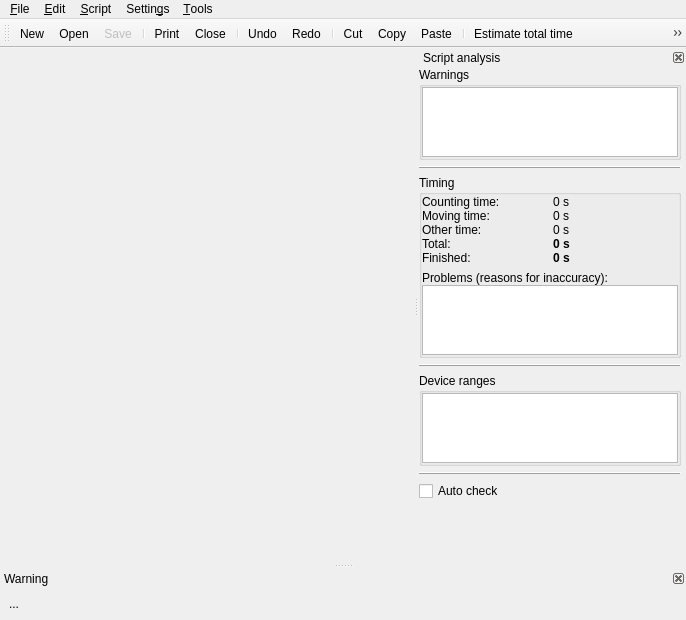
<?xml version="1.0" encoding="UTF-8"?>
<ui version="4.0">
 <class>UserEditor</class>
 <widget class="QMainWindow" name="UserEditor">
  <property name="geometry">
   <rect>
    <x>0</x>
    <y>0</y>
    <width>686</width>
    <height>620</height>
   </rect>
  </property>
  <widget class="QWidget" name="centralwidget"/>
  <widget class="QMenuBar" name="menubar">
   <property name="geometry">
    <rect>
     <x>0</x>
     <y>0</y>
     <width>686</width>
     <height>23</height>
    </rect>
   </property>
   <widget class="QMenu" name="menuFile">
    <property name="title">
     <string>&amp;File</string>
    </property>
    <widget class="QMenu" name="menuRecent">
     <property name="title">
      <string>Open Recent</string>
     </property>
     <property name="separatorsCollapsible">
      <bool>false</bool>
     </property>
    </widget>
    <addaction name="actionNew"/>
    <addaction name="actionOpen"/>
    <addaction name="menuRecent"/>
    <addaction name="actionSave"/>
    <addaction name="actionSaveAs"/>
    <addaction name="actionReload"/>
    <addaction name="separator"/>
    <addaction name="actionPrint"/>
    <addaction name="separator"/>
    <addaction name="actionClose"/>
   </widget>
   <widget class="QMenu" name="menuEdit">
    <property name="title">
     <string>&amp;Edit</string>
    </property>
    <property name="separatorsCollapsible">
     <bool>true</bool>
    </property>
    <addaction name="actionUndo"/>
    <addaction name="actionRedo"/>
    <addaction name="separator"/>
    <addaction name="actionCut"/>
    <addaction name="actionCopy"/>
    <addaction name="actionPaste"/>
    <addaction name="separator"/>
    <addaction name="actionComment"/>
    <addaction name="actionUncomment"/>
    <addaction name="separator"/>
    <addaction name="actionFind"/>
   </widget>
   <widget class="QMenu" name="menuScript">
    <property name="title">
     <string>&amp;Script</string>
    </property>
    <addaction name="actionEstimate"/>
    <addaction name="actionGoalTime"/>
    <addaction name="separator"/>
    <addaction name="actionRun"/>
    <addaction name="actionUpdate"/>
    <addaction name="separator"/>
    <addaction name="actionGet"/>
   </widget>
   <widget class="QMenu" name="menuSettings">
    <property name="title">
     <string>Settin&amp;gs</string>
    </property>
    <addaction name="actionFont"/>
    <addaction name="actionColor"/>
   </widget>
   <widget class="QMenu" name="menuTools">
    <property name="title">
     <string>&amp;Tools</string>
    </property>
   </widget>
   <addaction name="menuFile"/>
   <addaction name="menuEdit"/>
   <addaction name="menuScript"/>
   <addaction name="menuSettings"/>
   <addaction name="menuTools"/>
  </widget>
  <widget class="QToolBar" name="toolBar">
   <property name="windowTitle">
    <string>Edit</string>
   </property>
   <property name="layoutDirection">
    <enum>Qt::LeftToRight</enum>
   </property>
   <property name="toolButtonStyle">
    <enum>Qt::ToolButtonIconOnly</enum>
   </property>
   <attribute name="toolBarArea">
    <enum>TopToolBarArea</enum>
   </attribute>
   <attribute name="toolBarBreak">
    <bool>false</bool>
   </attribute>
   <addaction name="actionNew"/>
   <addaction name="actionOpen"/>
   <addaction name="actionSave"/>
   <addaction name="separator"/>
   <addaction name="actionPrint"/>
   <addaction name="actionClose"/>
   <addaction name="separator"/>
   <addaction name="actionUndo"/>
   <addaction name="actionRedo"/>
   <addaction name="separator"/>
   <addaction name="actionCut"/>
   <addaction name="actionCopy"/>
   <addaction name="actionPaste"/>
   <addaction name="separator"/>
   <addaction name="actionEstimate"/>
   <addaction name="actionGoalTime"/>
   <addaction name="separator"/>
   <addaction name="actionRun"/>
   <addaction name="actionGet"/>
   <addaction name="actionUpdate"/>
  </widget>
  <widget class="QDockWidget" name="warnWidget">
   <property name="palette">
    <palette>
     <active>
      <colorrole role="Button">
       <brush brushstyle="SolidPattern">
        <color alpha="255">
         <red>255</red>
         <green>255</green>
         <blue>127</blue>
        </color>
       </brush>
      </colorrole>
      <colorrole role="Base">
       <brush brushstyle="SolidPattern">
        <color alpha="255">
         <red>255</red>
         <green>255</green>
         <blue>255</blue>
        </color>
       </brush>
      </colorrole>
      <colorrole role="Window">
       <brush brushstyle="SolidPattern">
        <color alpha="255">
         <red>255</red>
         <green>255</green>
         <blue>127</blue>
        </color>
       </brush>
      </colorrole>
     </active>
     <inactive>
      <colorrole role="Button">
       <brush brushstyle="SolidPattern">
        <color alpha="255">
         <red>255</red>
         <green>255</green>
         <blue>127</blue>
        </color>
       </brush>
      </colorrole>
      <colorrole role="Base">
       <brush brushstyle="SolidPattern">
        <color alpha="255">
         <red>255</red>
         <green>255</green>
         <blue>255</blue>
        </color>
       </brush>
      </colorrole>
      <colorrole role="Window">
       <brush brushstyle="SolidPattern">
        <color alpha="255">
         <red>255</red>
         <green>255</green>
         <blue>127</blue>
        </color>
       </brush>
      </colorrole>
     </inactive>
     <disabled>
      <colorrole role="Button">
       <brush brushstyle="SolidPattern">
        <color alpha="255">
         <red>255</red>
         <green>255</green>
         <blue>127</blue>
        </color>
       </brush>
      </colorrole>
      <colorrole role="Base">
       <brush brushstyle="SolidPattern">
        <color alpha="255">
         <red>255</red>
         <green>255</green>
         <blue>127</blue>
        </color>
       </brush>
      </colorrole>
      <colorrole role="Window">
       <brush brushstyle="SolidPattern">
        <color alpha="255">
         <red>255</red>
         <green>255</green>
         <blue>127</blue>
        </color>
       </brush>
      </colorrole>
     </disabled>
    </palette>
   </property>
   <property name="floating">
    <bool>false</bool>
   </property>
   <property name="features">
    <set>QDockWidget::DockWidgetClosable</set>
   </property>
   <property name="windowTitle">
    <string>Warning</string>
   </property>
   <attribute name="dockWidgetArea">
    <number>8</number>
   </attribute>
   <widget class="QWidget" name="dockWidgetContents_3">
    <layout class="QVBoxLayout" name="verticalLayout">
     <item>
      <widget class="QLabel" name="warnText">
       <property name="text">
        <string>...</string>
       </property>
       <property name="alignment">
        <set>Qt::AlignLeading|Qt::AlignLeft|Qt::AlignTop</set>
       </property>
      </widget>
     </item>
    </layout>
   </widget>
  </widget>
  <widget class="QDockWidget" name="analysisWidget">
   <property name="floating">
    <bool>false</bool>
   </property>
   <property name="features">
    <set>QDockWidget::DockWidgetClosable</set>
   </property>
   <property name="allowedAreas">
    <set>Qt::RightDockWidgetArea</set>
   </property>
   <property name="windowTitle">
    <string>Script analysis</string>
   </property>
   <attribute name="dockWidgetArea">
    <number>2</number>
   </attribute>
   <widget class="QWidget" name="dockWidgetContents">
    <layout class="QVBoxLayout" name="verticalLayout_5">
     <property name="leftMargin">
      <number>0</number>
     </property>
     <property name="topMargin">
      <number>0</number>
     </property>
     <property name="rightMargin">
      <number>5</number>
     </property>
     <property name="bottomMargin">
      <number>0</number>
     </property>
     <item>
      <widget class="QGroupBox" name="groupBox">
       <property name="title">
        <string>Warnings</string>
       </property>
       <layout class="QVBoxLayout" name="verticalLayout_3">
        <property name="margin">
         <number>0</number>
        </property>
        <item>
         <widget class="QTreeWidget" name="analysisErrors">
          <property name="rootIsDecorated">
           <bool>false</bool>
          </property>
          <property name="allColumnsShowFocus">
           <bool>true</bool>
          </property>
          <property name="headerHidden">
           <bool>true</bool>
          </property>
          <property name="columnCount">
           <number>2</number>
          </property>
          <attribute name="headerMinimumSectionSize">
           <number>10</number>
          </attribute>
          <column>
           <property name="text">
            <string>line</string>
           </property>
          </column>
          <column>
           <property name="text">
            <string/>
           </property>
          </column>
         </widget>
        </item>
       </layout>
      </widget>
     </item>
     <item>
      <widget class="QFrame" name="frame">
       <property name="frameShape">
        <enum>QFrame::HLine</enum>
       </property>
       <property name="frameShadow">
        <enum>QFrame::Raised</enum>
       </property>
      </widget>
     </item>
     <item>
      <widget class="QGroupBox" name="groupBox_2">
       <property name="title">
        <string>Timing</string>
       </property>
       <layout class="QVBoxLayout" name="verticalLayout_2">
        <property name="margin">
         <number>0</number>
        </property>
        <item>
         <layout class="QGridLayout" name="gridLayout">
          <property name="verticalSpacing">
           <number>0</number>
          </property>
          <item row="0" column="0">
           <widget class="QLabel" name="label">
            <property name="text">
             <string>Counting time:</string>
            </property>
           </widget>
          </item>
          <item row="0" column="1">
           <widget class="QLabel" name="analysisCountingTime">
            <property name="text">
             <string>0 s</string>
            </property>
           </widget>
          </item>
          <item row="1" column="0">
           <widget class="QLabel" name="label_3">
            <property name="text">
             <string>Moving time:</string>
            </property>
           </widget>
          </item>
          <item row="1" column="1">
           <widget class="QLabel" name="analysisMovingTime">
            <property name="text">
             <string>0 s</string>
            </property>
           </widget>
          </item>
          <item row="2" column="0">
           <widget class="QLabel" name="label_4">
            <property name="text">
             <string>Other time:</string>
            </property>
           </widget>
          </item>
          <item row="2" column="1">
           <widget class="QLabel" name="analysisOtherTime">
            <property name="text">
             <string>0 s</string>
            </property>
           </widget>
          </item>
          <item row="3" column="1">
           <widget class="QLabel" name="analysisTotalTime">
            <property name="font">
             <font>
              <weight>75</weight>
              <bold>true</bold>
             </font>
            </property>
            <property name="text">
             <string>0 s</string>
            </property>
           </widget>
          </item>
          <item row="3" column="0">
           <widget class="QLabel" name="label_5">
            <property name="text">
             <string>Total:</string>
            </property>
           </widget>
          </item>
          <item row="4" column="0">
           <widget class="QLabel" name="label_6">
            <property name="text">
             <string>Finished:</string>
            </property>
           </widget>
          </item>
          <item row="4" column="1">
           <widget class="QLabel" name="analysisFinished">
            <property name="font">
             <font>
              <weight>75</weight>
              <bold>true</bold>
             </font>
            </property>
            <property name="text">
             <string>0 s</string>
            </property>
           </widget>
          </item>
         </layout>
        </item>
        <item>
         <layout class="QVBoxLayout" name="verticalLayout_6">
          <property name="spacing">
           <number>0</number>
          </property>
          <property name="leftMargin">
           <number>0</number>
          </property>
          <property name="topMargin">
           <number>0</number>
          </property>
          <item>
           <widget class="QLabel" name="label_2">
            <property name="text">
             <string>Problems (reasons for inaccuracy):</string>
            </property>
           </widget>
          </item>
          <item>
           <widget class="QTreeWidget" name="analysisTimingProblems">
            <property name="rootIsDecorated">
             <bool>false</bool>
            </property>
            <property name="allColumnsShowFocus">
             <bool>true</bool>
            </property>
            <property name="headerHidden">
             <bool>true</bool>
            </property>
            <property name="columnCount">
             <number>2</number>
            </property>
            <attribute name="headerMinimumSectionSize">
             <number>10</number>
            </attribute>
            <column>
             <property name="text">
              <string>line</string>
             </property>
            </column>
            <column>
             <property name="text">
              <string/>
             </property>
            </column>
           </widget>
          </item>
         </layout>
        </item>
       </layout>
      </widget>
     </item>
     <item>
      <widget class="QFrame" name="frame_2">
       <property name="frameShape">
        <enum>QFrame::HLine</enum>
       </property>
       <property name="frameShadow">
        <enum>QFrame::Raised</enum>
       </property>
      </widget>
     </item>
     <item>
      <widget class="QGroupBox" name="groupBox_3">
       <property name="title">
        <string>Device ranges</string>
       </property>
       <property name="checkable">
        <bool>false</bool>
       </property>
       <layout class="QVBoxLayout" name="verticalLayout_4">
        <property name="margin">
         <number>0</number>
        </property>
        <item>
         <widget class="QTreeWidget" name="analysisRanges">
          <property name="rootIsDecorated">
           <bool>false</bool>
          </property>
          <property name="allColumnsShowFocus">
           <bool>true</bool>
          </property>
          <property name="headerHidden">
           <bool>true</bool>
          </property>
          <property name="columnCount">
           <number>4</number>
          </property>
          <attribute name="headerDefaultSectionSize">
           <number>50</number>
          </attribute>
          <attribute name="headerMinimumSectionSize">
           <number>20</number>
          </attribute>
          <column>
           <property name="text">
            <string notr="true">device</string>
           </property>
          </column>
          <column>
           <property name="text">
            <string>min</string>
           </property>
          </column>
          <column>
           <property name="text">
            <string/>
           </property>
          </column>
          <column>
           <property name="text">
            <string>max</string>
           </property>
          </column>
         </widget>
        </item>
       </layout>
      </widget>
     </item>
     <item>
      <widget class="QFrame" name="frame_3">
       <property name="frameShape">
        <enum>QFrame::HLine</enum>
       </property>
       <property name="frameShadow">
        <enum>QFrame::Raised</enum>
       </property>
      </widget>
     </item>
     <item>
      <widget class="QCheckBox" name="analysisAutoCheck">
       <property name="text">
        <string>Auto check</string>
       </property>
      </widget>
     </item>
     <item>
      <spacer name="verticalSpacer">
       <property name="orientation">
        <enum>Qt::Vertical</enum>
       </property>
       <property name="sizeHint" stdset="0">
        <size>
         <width>20</width>
         <height>215</height>
        </size>
       </property>
      </spacer>
     </item>
    </layout>
   </widget>
  </widget>
  <action name="actionOpen">
   <property name="icon">
    <iconset resource="../../resources/nicos-gui.qrc">
     <normaloff>:/open</normaloff>:/open</iconset>
   </property>
   <property name="text">
    <string>&amp;Open...</string>
   </property>
   <property name="toolTip">
    <string>Open script from disk</string>
   </property>
   <property name="shortcut">
    <string>Ctrl+O</string>
   </property>
  </action>
  <action name="actionNew">
   <property name="icon">
    <iconset resource="../../resources/nicos-gui.qrc">
     <normaloff>:/new</normaloff>:/new</iconset>
   </property>
   <property name="text">
    <string>&amp;New</string>
   </property>
   <property name="toolTip">
    <string>New script</string>
   </property>
   <property name="shortcut">
    <string>Ctrl+N</string>
   </property>
  </action>
  <action name="actionSave">
   <property name="enabled">
    <bool>false</bool>
   </property>
   <property name="icon">
    <iconset resource="../../resources/nicos-gui.qrc">
     <normaloff>:/save</normaloff>:/save</iconset>
   </property>
   <property name="text">
    <string>&amp;Save</string>
   </property>
   <property name="toolTip">
    <string>Save script to disk</string>
   </property>
   <property name="shortcut">
    <string>Ctrl+S</string>
   </property>
  </action>
  <action name="actionSaveAs">
   <property name="text">
    <string>Save &amp;as...</string>
   </property>
  </action>
  <action name="actionPrint">
   <property name="icon">
    <iconset resource="../../resources/nicos-gui.qrc">
     <normaloff>:/print</normaloff>:/print</iconset>
   </property>
   <property name="text">
    <string>&amp;Print...</string>
   </property>
   <property name="toolTip">
    <string>Print script</string>
   </property>
   <property name="shortcut">
    <string>Ctrl+P</string>
   </property>
  </action>
  <action name="actionClose">
   <property name="icon">
    <iconset resource="../../resources/nicos-gui.qrc">
     <normaloff>:/quit</normaloff>:/quit</iconset>
   </property>
   <property name="text">
    <string>&amp;Close</string>
   </property>
   <property name="toolTip">
    <string>Close this window</string>
   </property>
   <property name="shortcut">
    <string>Ctrl+Q</string>
   </property>
  </action>
  <action name="actionUndo">
   <property name="icon">
    <iconset resource="../../resources/nicos-gui.qrc">
     <normaloff>:/undo</normaloff>:/undo</iconset>
   </property>
   <property name="text">
    <string>&amp;Undo</string>
   </property>
   <property name="toolTip">
    <string>Undo edit</string>
   </property>
   <property name="shortcut">
    <string>Ctrl+Z</string>
   </property>
  </action>
  <action name="actionRedo">
   <property name="icon">
    <iconset resource="../../resources/nicos-gui.qrc">
     <normaloff>:/redo</normaloff>:/redo</iconset>
   </property>
   <property name="text">
    <string>&amp;Redo</string>
   </property>
   <property name="toolTip">
    <string>Redo edit</string>
   </property>
   <property name="shortcut">
    <string>Ctrl+Y</string>
   </property>
  </action>
  <action name="actionCut">
   <property name="icon">
    <iconset resource="../../resources/nicos-gui.qrc">
     <normaloff>:/cut</normaloff>:/cut</iconset>
   </property>
   <property name="text">
    <string>&amp;Cut</string>
   </property>
   <property name="toolTip">
    <string>Cut selected text to clipboard</string>
   </property>
   <property name="shortcut">
    <string>Ctrl+X</string>
   </property>
  </action>
  <action name="actionCopy">
   <property name="icon">
    <iconset resource="../../resources/nicos-gui.qrc">
     <normaloff>:/copy</normaloff>:/copy</iconset>
   </property>
   <property name="text">
    <string>C&amp;opy</string>
   </property>
   <property name="toolTip">
    <string>Copy selected text to clipboard</string>
   </property>
   <property name="shortcut">
    <string>Ctrl+C</string>
   </property>
  </action>
  <action name="actionPaste">
   <property name="icon">
    <iconset resource="../../resources/nicos-gui.qrc">
     <normaloff>:/paste</normaloff>:/paste</iconset>
   </property>
   <property name="text">
    <string>&amp;Paste</string>
   </property>
   <property name="toolTip">
    <string>Paste text from clipboard</string>
   </property>
   <property name="shortcut">
    <string>Ctrl+V</string>
   </property>
  </action>
  <action name="actionRun">
   <property name="icon">
    <iconset resource="../../resources/nicos-gui.qrc">
     <normaloff>:/continue</normaloff>:/continue</iconset>
   </property>
   <property name="text">
    <string>&amp;Run</string>
   </property>
   <property name="toolTip">
    <string>Run the script in this window</string>
   </property>
   <property name="shortcut">
    <string>Ctrl+Return</string>
   </property>
  </action>
  <action name="actionGet">
   <property name="icon">
    <iconset resource="../../resources/nicos-gui.qrc">
     <normaloff>:/get</normaloff>:/get</iconset>
   </property>
   <property name="text">
    <string>&amp;Get</string>
   </property>
   <property name="toolTip">
    <string>Copy the currently running script into this window</string>
   </property>
  </action>
  <action name="actionFont">
   <property name="text">
    <string>&amp;Font...</string>
   </property>
  </action>
  <action name="actionColor">
   <property name="text">
    <string>&amp;Color...</string>
   </property>
  </action>
  <action name="actionFind">
   <property name="icon">
    <iconset resource="../../resources/nicos-gui.qrc">
     <normaloff>:/find</normaloff>:/find</iconset>
   </property>
   <property name="text">
    <string>&amp;Find...</string>
   </property>
   <property name="toolTip">
    <string>Find and replace text</string>
   </property>
   <property name="shortcut">
    <string>Ctrl+F</string>
   </property>
  </action>
  <action name="actionComment">
   <property name="text">
    <string>Co&amp;mment</string>
   </property>
   <property name="toolTip">
    <string>Comment out selected code</string>
   </property>
   <property name="shortcut">
    <string>Ctrl+#</string>
   </property>
  </action>
  <action name="actionUncomment">
   <property name="text">
    <string>Uncomment</string>
   </property>
   <property name="toolTip">
    <string>Uncomment selected code</string>
   </property>
   <property name="shortcut">
    <string>Alt+#</string>
   </property>
  </action>
  <action name="actionUpdate">
   <property name="icon">
    <iconset resource="../../resources/nicos-gui.qrc">
     <normaloff>:/refresh</normaloff>:/refresh</iconset>
   </property>
   <property name="text">
    <string>&amp;Update</string>
   </property>
   <property name="toolTip">
    <string>Update the currently running script with the one in this window</string>
   </property>
  </action>
  <action name="actionEstimate">
   <property name="icon">
    <iconset resource="../../resources/nicos-gui.qrc">
     <normaloff>:/timing</normaloff>:/timing</iconset>
   </property>
   <property name="text">
    <string>Estimate total time</string>
   </property>
   <property name="shortcut">
    <string>Ctrl+T</string>
   </property>
  </action>
  <action name="actionReload">
   <property name="enabled">
    <bool>false</bool>
   </property>
   <property name="text">
    <string>Re&amp;load from disk</string>
   </property>
  </action>
  <action name="actionGoalTime">
   <property name="icon">
    <iconset resource="../../resources/nicos-gui.qrc">
     <normaloff>:/gotiming</normaloff>:/gotiming</iconset>
   </property>
   <property name="text">
    <string>Set total time goal</string>
   </property>
  </action>
 </widget>
 <resources>
  <include location="../../resources/nicos-gui.qrc"/>
 </resources>
 <connections>
  <connection>
   <sender>actionClose</sender>
   <signal>triggered()</signal>
   <receiver>UserEditor</receiver>
   <slot>close()</slot>
   <hints>
    <hint type="sourcelabel">
     <x>-1</x>
     <y>-1</y>
    </hint>
    <hint type="destinationlabel">
     <x>321</x>
     <y>230</y>
    </hint>
   </hints>
  </connection>
 </connections>
</ui>
